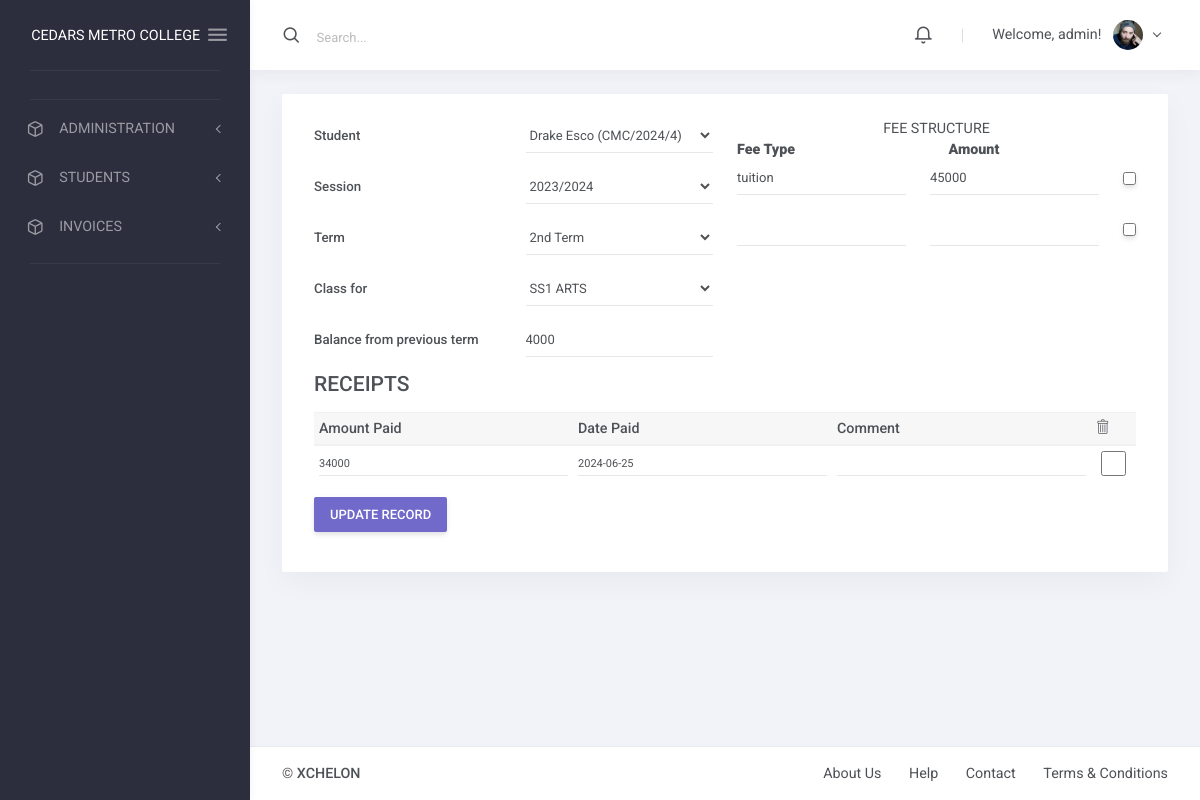
Screenshot of /finance/12/update/ (signed in) with the database file from the repository.
### apps/finance/models.py (models this page shows, shortened)
class Invoice(models.Model):
    student = models.ForeignKey(Student, on_delete=models.CASCADE)
    session = models.ForeignKey(AcademicSession, on_delete=models.CASCADE)
    term = models.ForeignKey(AcademicTerm, on_delete=models.CASCADE)
    class_for = models.ForeignKey(StudentClass, on_delete=models.CASCADE)
    balance_from_previous_term = models.IntegerField(default=0)
    status = models.CharField(
        max_length=20,
        choices=[("active", "Active"), ("closed", "Closed")],
        default="active",
    )
    class Meta:
        ordering = ["student", "term"]

### apps/finance/views.py (the view, shortened to what this page needs)
# urls.py: path("<int:pk>/update/", InvoiceUpdateView.as_view(), name="invoice-update"),
class InvoiceUpdateView(LoginRequiredMixin, UpdateView):
    model = Invoice
    fields = ["student", "session", "term", "class_for", "balance_from_previous_term"]
    def get_context_data(self, **kwargs):
        context = super(InvoiceUpdateView, self).get_context_data(**kwargs)
        if self.request.POST:
            context["receipts"] = InvoiceReceiptFormSet(
                self.request.POST, instance=self.object
            )
            context["items"] = InvoiceItemFormset(
                self.request.POST, instance=self.object
            )
        else:
            context["receipts"] = InvoiceReceiptFormSet(instance=self.object)
            context["items"] = InvoiceItemFormset(instance=self.object)
        return context

### apps/corecode/models.py (called while the page is built)
    def __str__(self):
        return self.name

    def __str__(self):
        return self.name

    def __str__(self):
        return self.name

### apps/finance/templatetags/finance_tags.py (called while the page is built)
@register.inclusion_tag('finance/notifications_tag.html')
def recent_notifications():
    notifications = Notification.objects.order_by('-timestamp')[:10]
    return {'notifications': notifications}

### apps/students/models.py (called while the page is built)
    def __str__(self):
        return f"{self.surname} {self.firstname} {self.other_name} ({self.registration_number})"

### apps/finance/templates/finance/invoice_form.html (shortened to what this page needs)
{% extends 'base.html' %}
{% load widget_tweaks %}
{% block summary %}
<div class="layout-content">
  <div class="container-fluid flex-grow-1 container-p-y">
    <div class="card mb-4">
      <div class="container-fluid flex-grow-1 container-p-y">
        <form method="POST">
          <div class="row">
            <div class="col-sm-6">
              {% for field in form %}
              <div class="form-group row">
                <label class="col col-form-label" for="{{ field.auto_id }}">
                  {{ field.label }}
                </label>
                <div class="col">
                  {{ field|add_class:"form-control" }}
                </div>
              </div>
              {% endfor %}
            </div>
            <div class="col-sm-6 callout callout-info">
              <div class="text-center">FEE STRUCTURE</div>
              <div class="row">
                <div class="col"><strong>Fee Type</strong></div>
                <div class="col"><strong>Amount</strong></div>
              </div>
              {% for item in items %}
              <div class="form-group row items-group">
                <div class="col">{{ item.description|add_class:"form-control" }}</div>
                <div class="col">{{ item.amount|add_class:"form-control" }}</div>
                <div class="col-auto align-self-center">
                  {{ item.DELETE|add_class:"btn btn-danger btn-circle" }}
                </div>
              </div>
              {% endfor %}
            </div>
          </div>
          {% if object %}
          <h4>RECEIPTS</h4>
          <table class="table table-sm">
            <thead class="thead-light">
              <tr>
                <th>Amount Paid</th>
                <th>Date Paid</th>
                <th>Comment</th>
                <th><i class="lnr lnr-trash"></i></th>
              </tr>
            </thead>
            <tbody>
              {% for receipt in receipts %}
              <tr>
                {% for field in receipt.visible_fields %}
                <td>{{ field|add_class:"form-control form-control-sm" }}</td>
                {% endfor %}
              </tr>
              {% endfor %}
            </tbody>
          </table>
          {% endif %}
          <div class="form-group">
            {% if object %}
            <input type="submit" class="btn btn-primary" value="Update Record">
            {% else %}
            <input type="submit" class="btn btn-primary" value="Add new invoice">
            {% endif %}
          </div>
        </form>
      </div>
    </div>
  </div>
</div>
{% endblock summary %}

### templates/base.html (shortened to what this page needs)
{% load static %}
<!DOCTYPE html>
<html lang="en" class="material-style layout-fixed">
<head>
     <link href="{% static 'django_select2/django_select2.css' %}" rel="stylesheet" />
    <link rel="stylesheet" href="{% static 'assets/fonts/fontawesome.css' %}">
    <link rel="stylesheet" href="{% static 'assets/fonts/ionicons.css' %}">
    <link rel="stylesheet" href="{% static 'assets/fonts/linearicons.css' %}">
    <link rel="stylesheet" href="{% static 'assets/fonts/open-iconic.css' %}">
    <link rel="stylesheet" href="{% static 'assets/fonts/pe-icon-7-stroke.css' %}">
    <link rel="stylesheet" href="{% static 'assets/fonts/feather.css' %}">
    <link rel="stylesheet" href="{% static 'assets/css/bootstrap-material.css' %}">
    <link rel="stylesheet" href="{% static 'assets/css/shreerang-material.css' %}">
    <link rel="stylesheet" href="{% static 'assets/css/uikit.css' %}">
    <link rel="stylesheet" href="{% static 'assets/libs/perfect-scrollbar/perfect-scrollbar.css' %}">
    <link rel="stylesheet" href="{% static 'assets/libs/flot/flot.css' %}">
    <link rel="stylesheet" href="{% static 'plugins\select2\dist\css\select2.min.css' %}">
</head>
<body>
    <div class="layout-wrapper layout-2">
        <div class="layout-inner">
            {% include 'navbar.html' %}
            <div class="layout-container">
                <nav class="layout-navbar navbar navbar-expand-lg align-items-lg-center bg-white container-p-x" id="layout-navbar">
                    <div class="navbar-collapse collapse" id="layout-navbar-collapse">
                        <div class="navbar-nav align-items-lg-center">
                            <label class="nav-item navbar-text navbar-search-box p-0 active">
                                <i class="feather icon-search navbar-icon align-middle"></i>
                                <span class="navbar-search-input pl-2">
                                    <input type="text" class="form-control navbar-text mx-2" placeholder="Search...">
                                </span>
                            </label>
                        </div>
                        <div class="navbar-nav align-items-lg-center ml-auto">
                            <div class="demo-navbar-notifications nav-item dropdown mr-lg-3">
                                <a class="nav-link dropdown-toggle hide-arrow" href="#" data-toggle="dropdown">
                                    <i class="feather icon-bell navbar-icon align-middle"></i>
                                </a>
                                         {% load finance_tags %}
                            </div>
                            <div class="nav-item d-none d-lg-block text-big font-weight-light line-height-1 opacity-25 mr-3 ml-1">|</div>
                            <div class="demo-navbar-user nav-item dropdown">
                                <a class="nav-link dropdown-toggle" href="#" data-toggle="dropdown">
                                    <span class="d-inline-flex flex-lg-row-reverse align-items-center align-middle">
                                        <img src="assets/img/avatars/1.png" alt class="d-block ui-w-30 rounded-circle">
                                        <span class="px-1 mr-lg-2 ml-2 ml-lg-0">
                                            {% if user.is_authenticated %}
                                            Welcome, {{ user.username }}!
                                                {% else %}
                                            You are not logged in.
                                                {% endif %}
                                        </span>
                                    </span>
                                </a>
                            </div>
                        </div>
                    </div>
                </nav>
                {% block summary %}
                {% endblock summary %}
                    <nav class="layout-footer footer bg-white">
                        <div class="container-fluid d-flex flex-wrap justify-content-between text-center container-p-x pb-3">
                            <div class="pt-3">
                                <span class="footer-text font-weight-semibold">&copy; <a href="xchelon.com.ng" class="footer-link" target="_blank">XCHELON</a></span>
                            </div>
                            <div>
                                <a href="javascript:" class="footer-link pt-3">About Us</a>
                                <a href="javascript:" class="footer-link pt-3 ml-4">Help</a>
                                <a href="javascript:" class="footer-link pt-3 ml-4">Contact</a>
                                <a href="javascript:" class="footer-link pt-3 ml-4">Terms &amp; Conditions</a>
                            </div>
                        </div>
                    </nav>
                </div>
            </div>
        </div>
</body>
</html>

### static/assets/css/uikit.css (style rules this page uses)
.ui-w-30 { width: 30px !important; height: auto; }

### rows the page displays
Invoice: form "Drake Esco (CMC/2024/4)" "2023/2024" "2nd Term" "SS1 ARTS" "4000"

### other values shown
{{ school_name | default:"CEDARS METRO COLLEGE" }} "CEDARS METRO COLLEGE"
{{ user.username }} "admin"
{{ field.label }} "Student" "Session" "Term" "Class for" "Balance from previous term"
